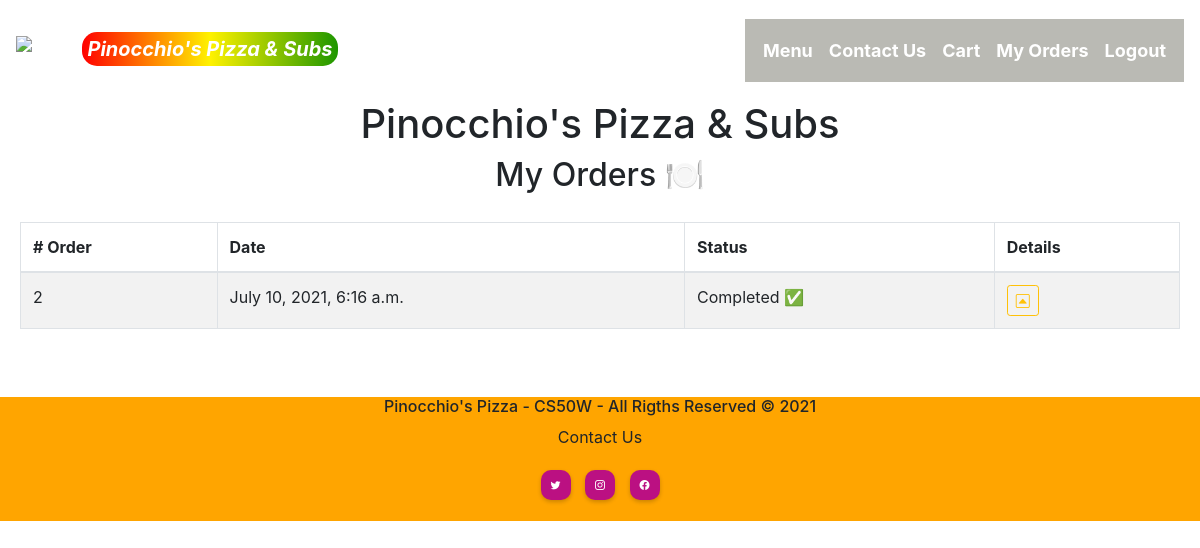
/my_orders (signed in), run on an earlier commit of the app's database.
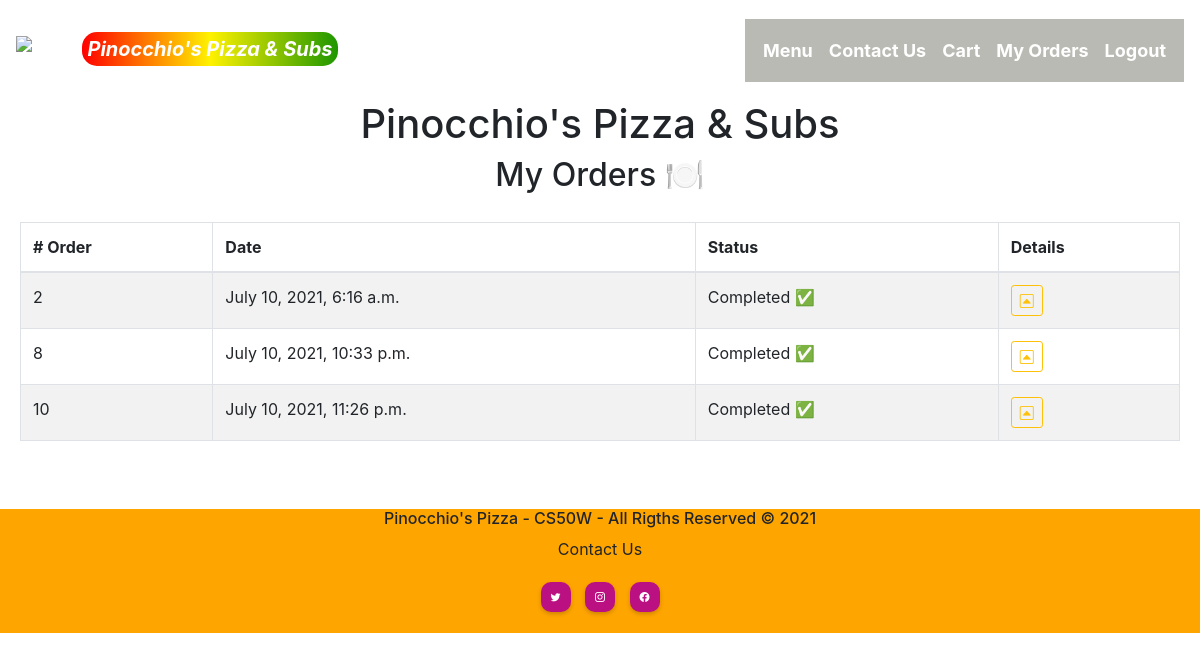
And on a later commit of the database.
### orders/models.py (models this page shows, shortened)
class Completed_Orders(models.Model):
    user = models.ForeignKey(User, on_delete=models.CASCADE)
    total = models.DecimalField(max_digits=6, decimal_places=2, default=0.00)
    order_detail = models.CharField(max_length=800, blank=False)
    STATUS = [
        ('Initiated', 'Initiated'),
        ('Completed', 'Completed'),
    ]
    status = models.CharField(
        max_length=64, choices=STATUS, default='Initiated')
    date = models.DateTimeField(auto_now_add=True, blank=True)

### orders/views.py (the view)
# urls.py: path('my_orders', views.my_orders, name='my_orders'),
def my_orders(request):
    gen_order = Completed_Orders.objects.filter(user_id=request.user.id)
    context = {
        "orders": gen_order,
        "admin_orders": Completed_Orders.objects.filter(status ="Initiated")
    }
    return render(request, "orders/orders.html", context)

### orders/templates/orders/orders.html (shortened to what this page needs)
{% extends "orders/layout.html" %}
{% block body %}
<h2 class="text-center">My Orders 🍽️</h2>
<div class="card-body">
    <div class="card-text">
        <div class="table-wrapper-scroll-y
                            my-custom-scrollbar" style="display: flex; flex-direction: column-reverse;">
            <table class="table table-bordered table-striped mb-0">
                {% if orders%}
                <thead>
                    <tr>
                        <th scope="col"># Order</th>
                        <th scope="col">Date</th>
                        <th scope="col">Status</th>
                        <th scope="col">Details</th>
                    </tr>
                </thead>
                {%else%}
                <h3 class="text-center">You don't have orders yet</h3>
                {%endif%}
                {% if not user.is_staff %}
                <tbody>
                    {% for order in orders %}
                    <tr>
                        <td>{{order.id}}</td>
                        <td>{{order.date}}</td>
                        <td>
                            {{order.status}} {% if order.status == 'Initiated'%}⌛{% endif %}{%if order.status == 'Completed'%}✅{% endif %}
                        </td>
                        <td>
                            <button type="button" class="btn btn-outline-warning btn-sm" data-toggle="modal" data-target="#{{order.id}}">
                                <i class="bi bi-caret-up-square"></i>
                            </button>
                        </td>
                    </tr>
                    {% endfor %}
                </tbody>
                {% endif %}
            </table>
        </div>
    </div>
</div>
{% endblock %}

### orders/templates/orders/layout.html (shortened to what this page needs)
<!DOCTYPE html>
<html lang="en">
<head>
    <link rel="stylesheet" href="https://maxcdn.bootstrapcdn.com/bootstrap/4.0.0/css/bootstrap.min.css"
>
    <link rel="stylesheet" href="https://cdn.jsdelivr.net/npm/bootstrap-icons@1.3.0/font/bootstrap-icons.css">
    {% load static %}
    <link rel="stylesheet" href="{% static 'css/main.css' %}">
</head>
<body>
<nav class="navbar navbar-expand-lg navbar-dark">
    <a class="navbar-brand" href="{% url 'index' %}"><img src="http://www.pinocchiospizza.net/images/pinocchio_72.gif" alt="pizza" height="80px"><b class="title">Pinocchio's Pizza & Subs</b></a>
    <div class="collapse navbar-collapse" id="navbarSupportedContent">
        <ul class="navbar-nav ml-auto lista">
            {% if user.username %}
            <li class="nav-item active"><a class="nav-link" href="{% url 'index' %}"><span><b>Menu</b></span></a></li>
            <li class="nav-item active"><a class="nav-link" href="#contact"><span><b>Contact Us</b></span></a></li>
            <li class="nav-item active"><a class="nav-link" href="{% url 'cart' %}"><span><b>Cart</b></span></a></li>
            <li class="nav-item active"><a class="nav-link" href="{% url 'my_orders' %}"><span><b>My Orders</b></span></a></li>
            <li class="nav-item active"><a class="nav-link" href="{% url 'logout' %}"><span><b>Logout</b></span> </a></li>
            {% endif %}
        </ul>
    </div>
</nav>
<h1 class="text-center">Pinocchio's Pizza & Subs</h1>
{% block body %}{% endblock %}
<footer class="text-center mt-5">
    <div>
        <h6 class=footer-content>Pinocchio's Pizza - CS50W - All Rigths Reserved © 2021</h6>
        <p>Contact Us</p>
    </div>
    <div class="redes-container" id="contact">
        <div class="row">
            <ul class="col-12">
                <li><a href="https://twitter.com/PinocchiosPizz" class="twitter"><i
                            class="bi bi-twitter"></i></a></li>
                <li><a href="https://www.instagram.com/pinocchiospizza1/" class="instagram"><i
                            class="bi bi-instagram"></i></a></li>
                <li><a href="https://www.facebook.com/PinocchiosPizzaNo1/" class="facebook"><i class="bi bi-facebook"></i></a></li>
            </ul>
        </div>
    </div>
</footer>
</body>
</html>

### orders/static/css/main.css (style rules this page uses)
nav { background: url(https://a-static.besthdwallpaper.com/sabores-de-pizza-papel-pintado-3554x1999-43743_53.jpg); height: 100px; background-size: cover; display: flex; position: relative; }
.title { background: #1e9600; background: -webkit-linear-gradient( to right, #ff0000, #fff200, #1e9600 ); background: linear-gradient( to right, #ff0000, #fff200, #1e9600 ); font-size: 20px; font-style: italic; border-radius: 15px; padding: 5px; }
a > span { color: rgb(255, 255, 255); font-size: 18px; }
.lista { padding: 10px; background-color: rgba(68, 67, 51, 0.364); }
footer { background: orange; }
.redes-container { display: flex; align-items: center; justify-content: center; }
.redes-container ul li { display: inline-block; margin: 5px; width: 30px; height: 30px; text-align: center; }
.redes-container ul li a { display: block; padding: 0 10px; background: #bb1082; color: white; line-height: 30px; border-radius: 10px; font-size: 10px; box-shadow: 0 2px 4px 0px rgba(0, 0, 0, 0.2); transition: 0.2s; }
td { padding: 10px; }
th { padding: 10px; }

What changed in the data, as far as the page shows it:
added Completed_Orders: id "8", date "July 10, 2021, 10:33 p.m.", status "Completed"
added Completed_Orders: id "10", date "July 10, 2021, 11:26 p.m.", status "Completed"
